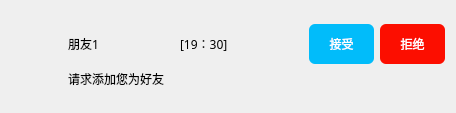
<?xml version="1.0" encoding="UTF-8"?>
<ui version="4.0">
 <class>noticeitem</class>
 <widget class="QWidget" name="noticeitem">
  <property name="geometry">
   <rect>
    <x>0</x>
    <y>0</y>
    <width>456</width>
    <height>113</height>
   </rect>
  </property>
  <property name="font">
   <font>
    <family>Microsoft YaHei</family>
   </font>
  </property>
  <property name="windowTitle">
   <string>Form</string>
  </property>
  <layout class="QHBoxLayout" name="horizontalLayout_2">
   <item>
    <widget class="QLabel" name="headimg_label">
     <property name="minimumSize">
      <size>
       <width>51</width>
       <height>51</height>
      </size>
     </property>
     <property name="maximumSize">
      <size>
       <width>51</width>
       <height>51</height>
      </size>
     </property>
     <property name="text">
      <string/>
     </property>
    </widget>
   </item>
   <item>
    <layout class="QVBoxLayout" name="verticalLayout">
     <item>
      <spacer name="verticalSpacer_2">
       <property name="orientation">
        <enum>Qt::Vertical</enum>
       </property>
       <property name="sizeHint" stdset="0">
        <size>
         <width>20</width>
         <height>40</height>
        </size>
       </property>
      </spacer>
     </item>
     <item>
      <layout class="QHBoxLayout" name="horizontalLayout">
       <item>
        <widget class="QLabel" name="friend_name">
         <property name="text">
          <string>朋友1</string>
         </property>
        </widget>
       </item>
       <item>
        <spacer name="horizontalSpacer_2">
         <property name="orientation">
          <enum>Qt::Horizontal</enum>
         </property>
         <property name="sizeHint" stdset="0">
          <size>
           <width>40</width>
           <height>20</height>
          </size>
         </property>
        </spacer>
       </item>
       <item>
        <widget class="QLabel" name="time_label">
         <property name="text">
          <string>[19：30]</string>
         </property>
        </widget>
       </item>
       <item>
        <spacer name="horizontalSpacer">
         <property name="orientation">
          <enum>Qt::Horizontal</enum>
         </property>
         <property name="sizeHint" stdset="0">
          <size>
           <width>40</width>
           <height>20</height>
          </size>
         </property>
        </spacer>
       </item>
       <item>
        <widget class="QPushButton" name="acceptBtn">
         <property name="minimumSize">
          <size>
           <width>65</width>
           <height>40</height>
          </size>
         </property>
         <property name="maximumSize">
          <size>
           <width>65</width>
           <height>40</height>
          </size>
         </property>
         <property name="font">
          <font>
           <family>Microsoft YaHei</family>
          </font>
         </property>
         <property name="styleSheet">
          <string notr="true">QPushButton{
	background-color: rgb(1, 188, 250);
	border-radius:6px;
	color: rgb(255, 255, 255);
}</string>
         </property>
         <property name="text">
          <string>接受</string>
         </property>
        </widget>
       </item>
       <item>
        <widget class="QPushButton" name="rejectBtn">
         <property name="minimumSize">
          <size>
           <width>65</width>
           <height>40</height>
          </size>
         </property>
         <property name="maximumSize">
          <size>
           <width>65</width>
           <height>40</height>
          </size>
         </property>
         <property name="font">
          <font>
           <family>Microsoft YaHei</family>
          </font>
         </property>
         <property name="styleSheet">
          <string notr="true">QPushButton{
	border-radius:6px;
	color: rgb(255, 255, 255);
	background-color: rgb(252, 14, 0);
}</string>
         </property>
         <property name="text">
          <string>拒绝</string>
         </property>
        </widget>
       </item>
      </layout>
     </item>
     <item>
      <widget class="QLabel" name="msg_label">
       <property name="text">
        <string>请求添加您为好友</string>
       </property>
      </widget>
     </item>
     <item>
      <spacer name="verticalSpacer">
       <property name="orientation">
        <enum>Qt::Vertical</enum>
       </property>
       <property name="sizeHint" stdset="0">
        <size>
         <width>20</width>
         <height>40</height>
        </size>
       </property>
      </spacer>
     </item>
    </layout>
   </item>
  </layout>
 </widget>
 <resources/>
 <connections/>
</ui>
